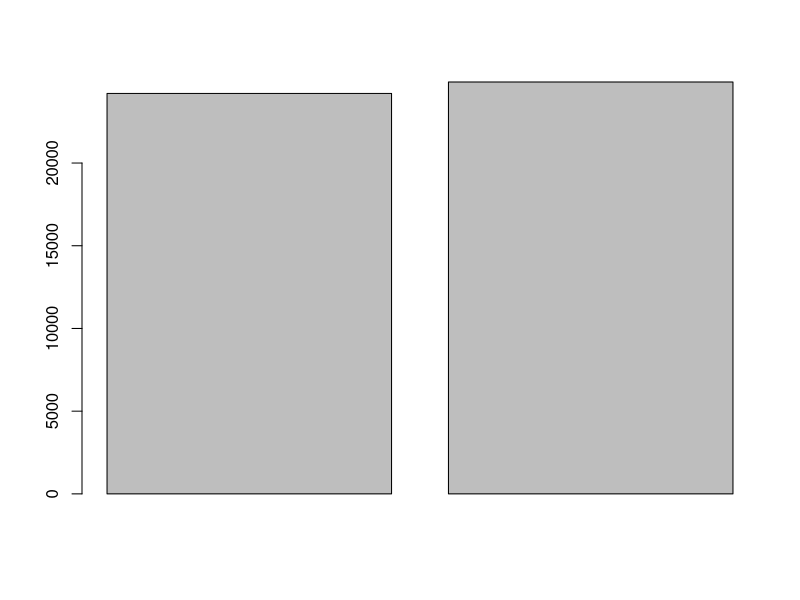
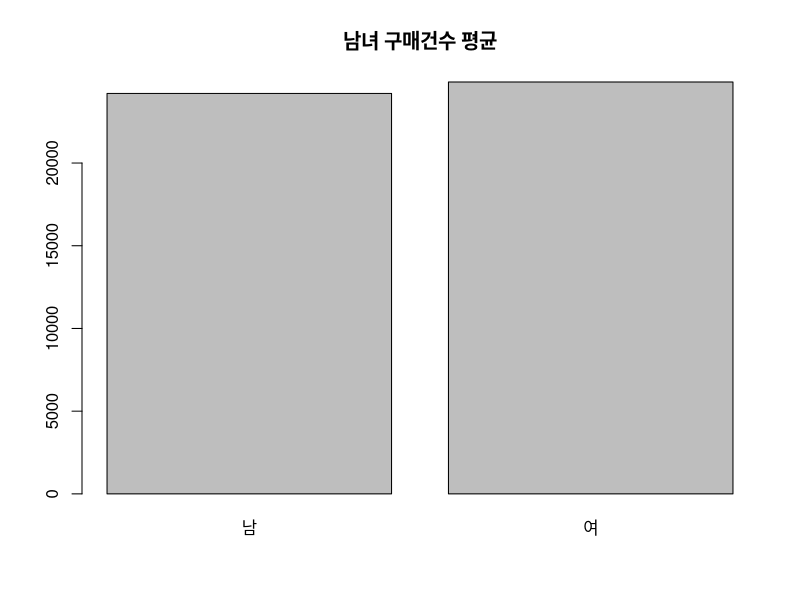
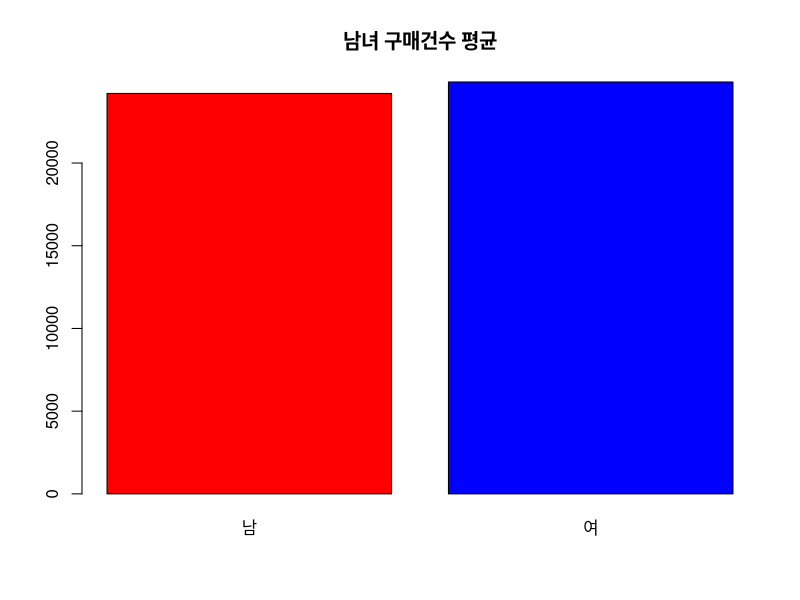
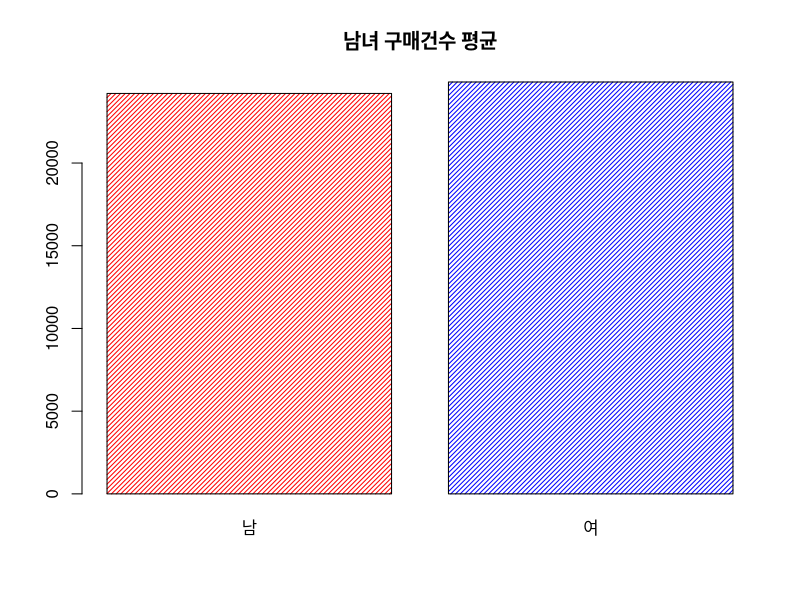
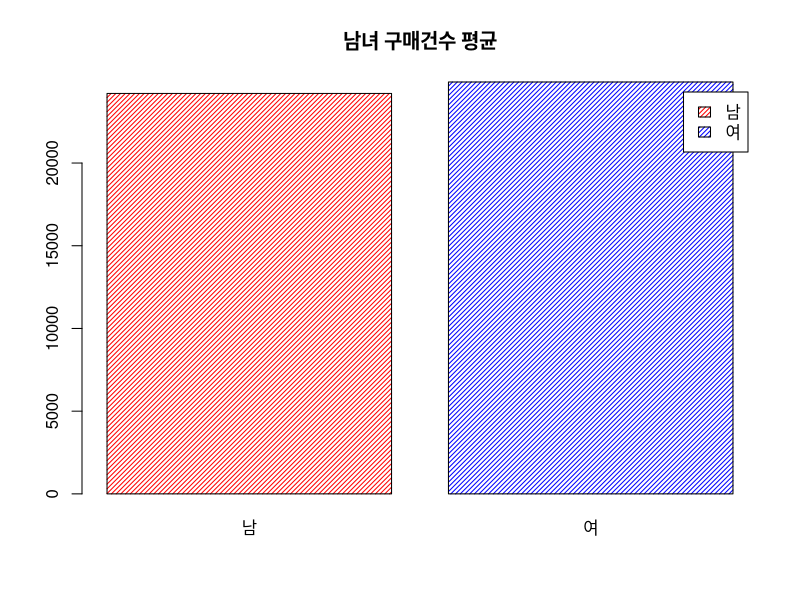
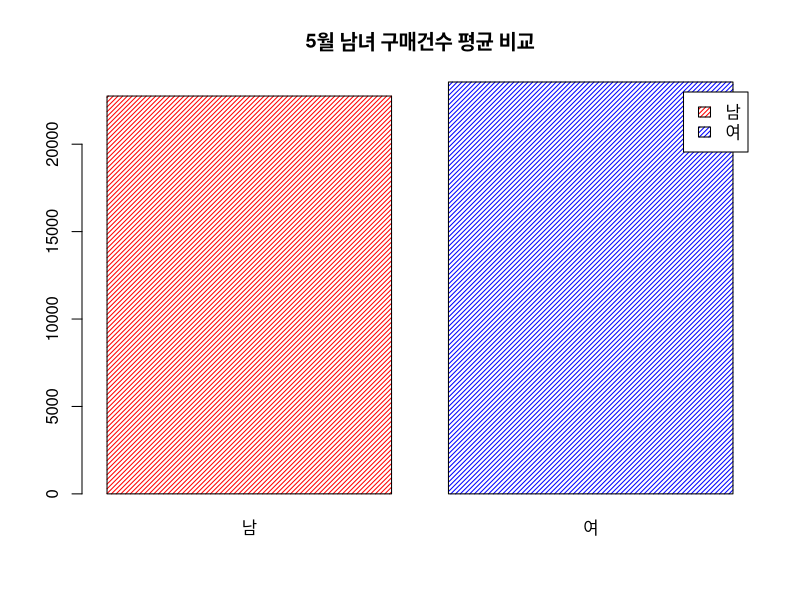
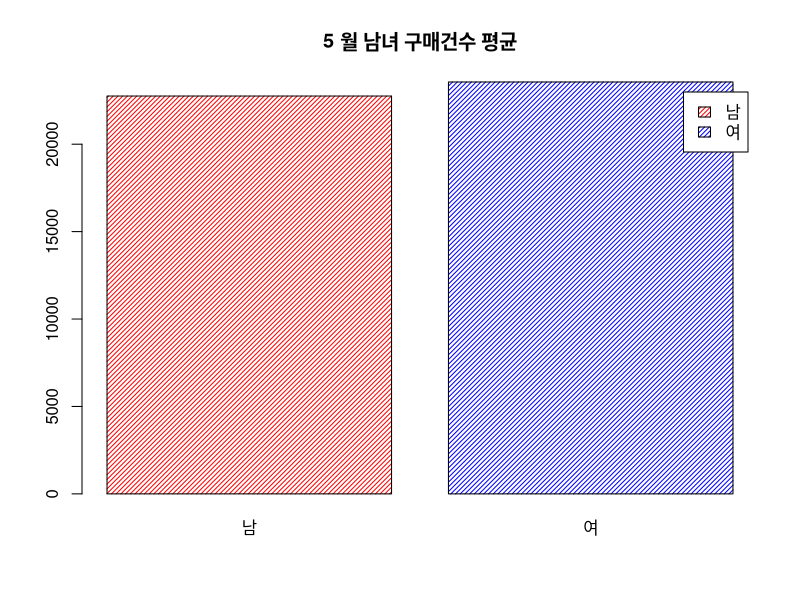
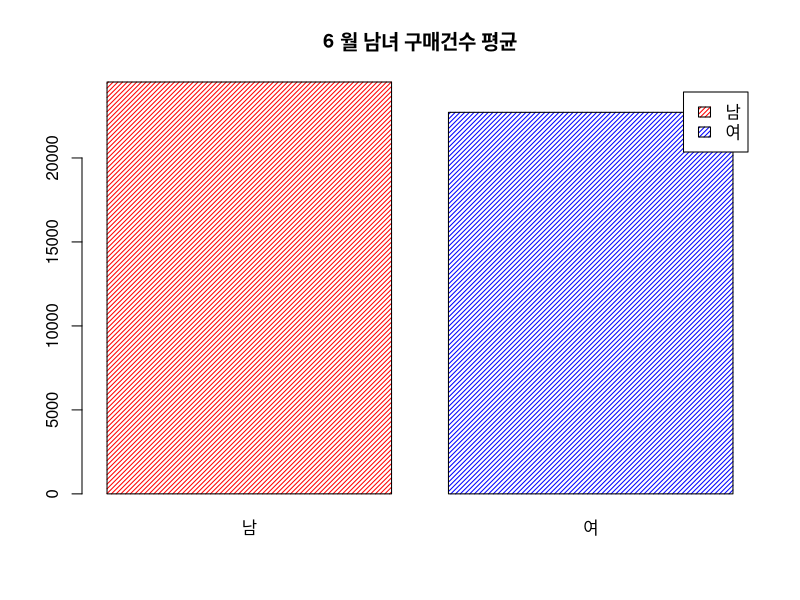

These charts were generated, in order, by the following R code:
## ---- chunk 1
setwd("/Users/kimhyungjun/Dropbox/repo/r_basic/html")
## ---- chunk 2

df <- read.csv("data/sales.csv", fileEncoding = "CP949", na.strings = "NA", colClasses = rep("character", 5))
head(df)
df[which(df$매출월 == "2월") : (which(df$매출월 == "2월") + 5), ] 

## ---- chunk 3
#df <- read.csv("data/sales.csv")
## ---- chunk 4
df <- read.csv("data/sales.csv", fileEncoding = "CP949")
## ---- chunk 5
options(stringsAsFactors=FALSE)
## ---- chunk 6
df <- read.csv("data/sales.csv", fileEncoding = "CP949", stringsAsFactors=T)
str(df)
## ---- chunk 7
x <- c("A", "B", "C")
y <- c(1, 1, 3)
str(x)
str(y)
## ---- chunk 8
y == 1
y == 3
y == 2
## ---- chunk 9
y[y == 1]
y[y == 2]
y[y != 1]
## ---- chunk 10
xy <- data.frame(x, y)
xy
## ---- chunk 11
xy
## ---- chunk 12
df <- read.csv("data/sales.csv", fileEncoding = "CP949", stringsAsFactors=F)
str(df)
## ---- chunk 13

df[df[, "성별"] == "남자", "성별"] <- "남"

## ---- chunk 14
df[1:5, 1]
df[1:5, "매출월"]
df$매출월[1:5]
## ---- chunk 15
df[1:5, 1] == "1월"
df[1:5, "매출월"] == "1월"
df$매출월[1:5] == "1월"
## ---- chunk 16
man <- df[df[,"성별"] == "남", ]
man <- subset(df, 성별 == "남")
woman <- subset(df, 성별 == "여")
## ---- chunk 17
man.mean <- mean(man$구매건수)
woman.mean <- mean(woman$구매건수)
## ---- chunk 18
barplot(c(man.mean, woman.mean))
## ---- chunk 19
barplot(c(man.mean, woman.mean), 
        names.arg = c("남", "여"),
        main = "남녀 구매건수 평균")
## ---- chunk 20
barplot(c(man.mean, woman.mean), 
        names.arg = c("남", "여"),
        main = "남녀 구매건수 평균",
        col = c("red", "blue"))
## ---- chunk 21
barplot(c(man.mean, woman.mean), 
        names.arg = c("남", "여"),
        main = "남녀 구매건수 평균",
        col = c("red", "blue"),
        density = 30)
## ---- chunk 22
barplot(c(man.mean, woman.mean), 
        names.arg = c("남", "여"),
        main = "남녀 구매건수 평균",
        col = c("red", "blue"),
        density = 30,
        legend = c("남", "여"))

## ---- chunk 23
man.5 <- subset(df, 매출월 == 5 & 성별 == "남")
man.5.mean <- mean(man.5$구매건수)

woman.5 <- subset(df, 매출월 == 5 & 성별 == "여")
woman.5.mean <- mean(woman.5$구매건수)
## ---- chunk 24
barplot(c(man.5.mean, woman.5.mean), 
        names.arg = c("남", "여"),
        main = "5월 남녀 구매건수 평균 비교",
        col = c("red", "blue"),
        density = 30,
        legend = c("남", "여"))

## ---- chunk 25

paste(5, "월")
paste(5, "월", sep="")
sprintf("%d%s", 5, "월")
sprintf("%02d%s", 5, "월")

## ---- chunk 26

for (i in 1:5)
    {
        print(i)
    }

for (i in 1:5)
    {
        print(paste(i, "월"))
        break
    }

## ---- chunk 27

for (i in 5:9)
{
    man <- subset(df, 매출월 == i & 성별 == "남")
    man.mean <- mean(man$구매건수)
    
    woman <- subset(df, 매출월 == i & 성별 == "여")
    woman.mean <- mean(woman$구매건수)
    
    png(filename = sprintf("%d%s", i, ".png"))
    barplot(c(man.mean, woman.mean), 
        names.arg = c("남", "여"),
        main = paste(i, "월 남녀 구매건수 평균"),
        col = c("red", "blue"),
        density = 30,
        legend = c("남", "여"))
    dev.off()
}

## ---- chunk 28
df <- df[df[,"매출월"] %in% 1:12,]
df[,"매출월"] <- as.numeric(df[,"매출월"])
df.first <- subset(df, 매출월 <= 6 )
mean(df.first$구매건수)
df.latter <- subset(df, 매출월 > 6 )
mean(df.latter$구매건수)
## ---- chunk 29
sale.month <- split(df, df$매출월)
sapply(sale.month, function(x) mean(x$구매건수))
## ---- chunk 30
df <- read.csv("data/sales.csv", fileEncoding = "CP949")
df <- df[df[,"매출월"] %in% 1:12,]
df[,"매출월"] <- as.numeric(df[,"매출월"])
df[df[, "성별"] == "남자", "성별"] <- "남"
write.table(df, "data/salesC.csv", row.names = F, sep =",", fileEncoding = "CP949")
